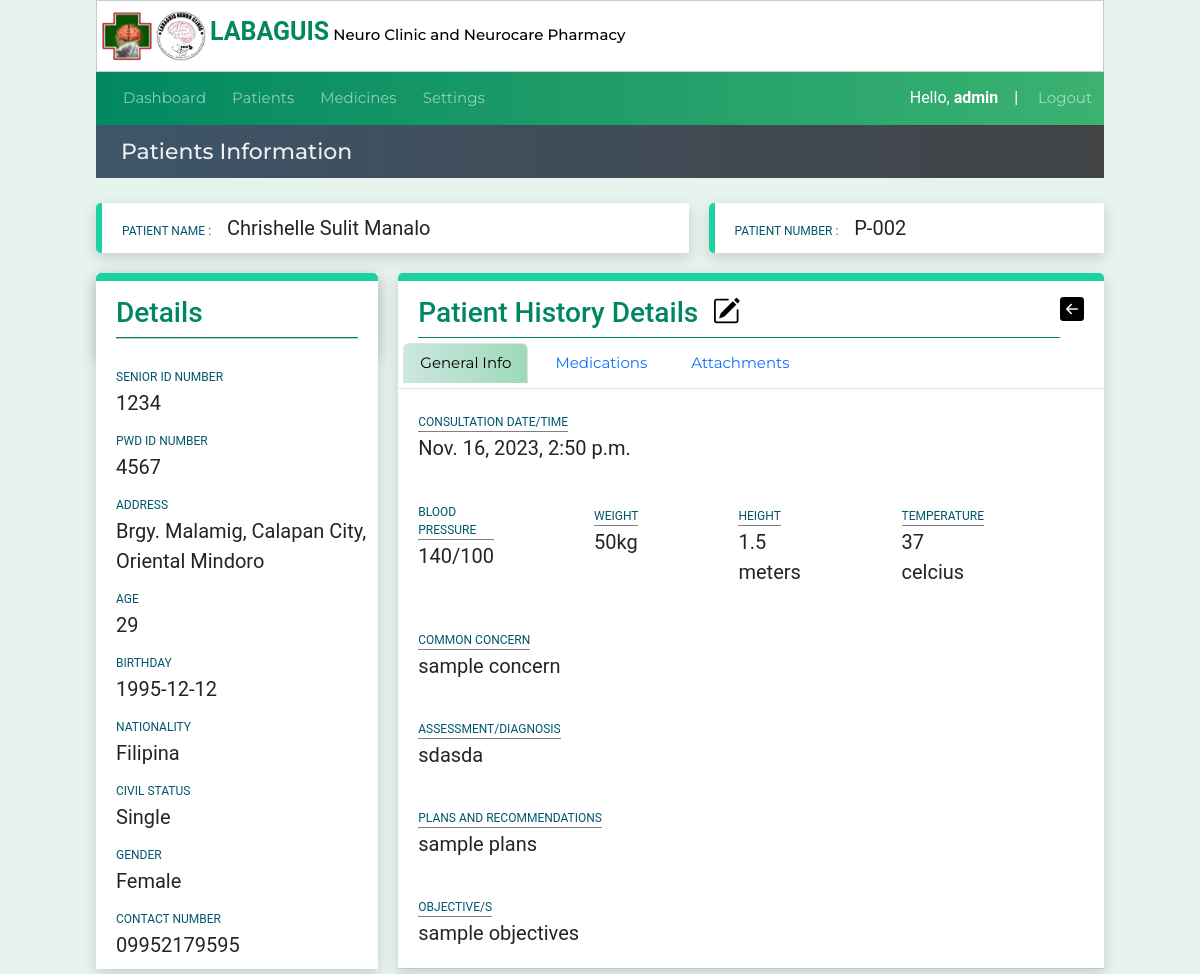
/patientinfo/27/patientmedinfo_geninfo/45 (signed in), run on an earlier commit of the app's database.
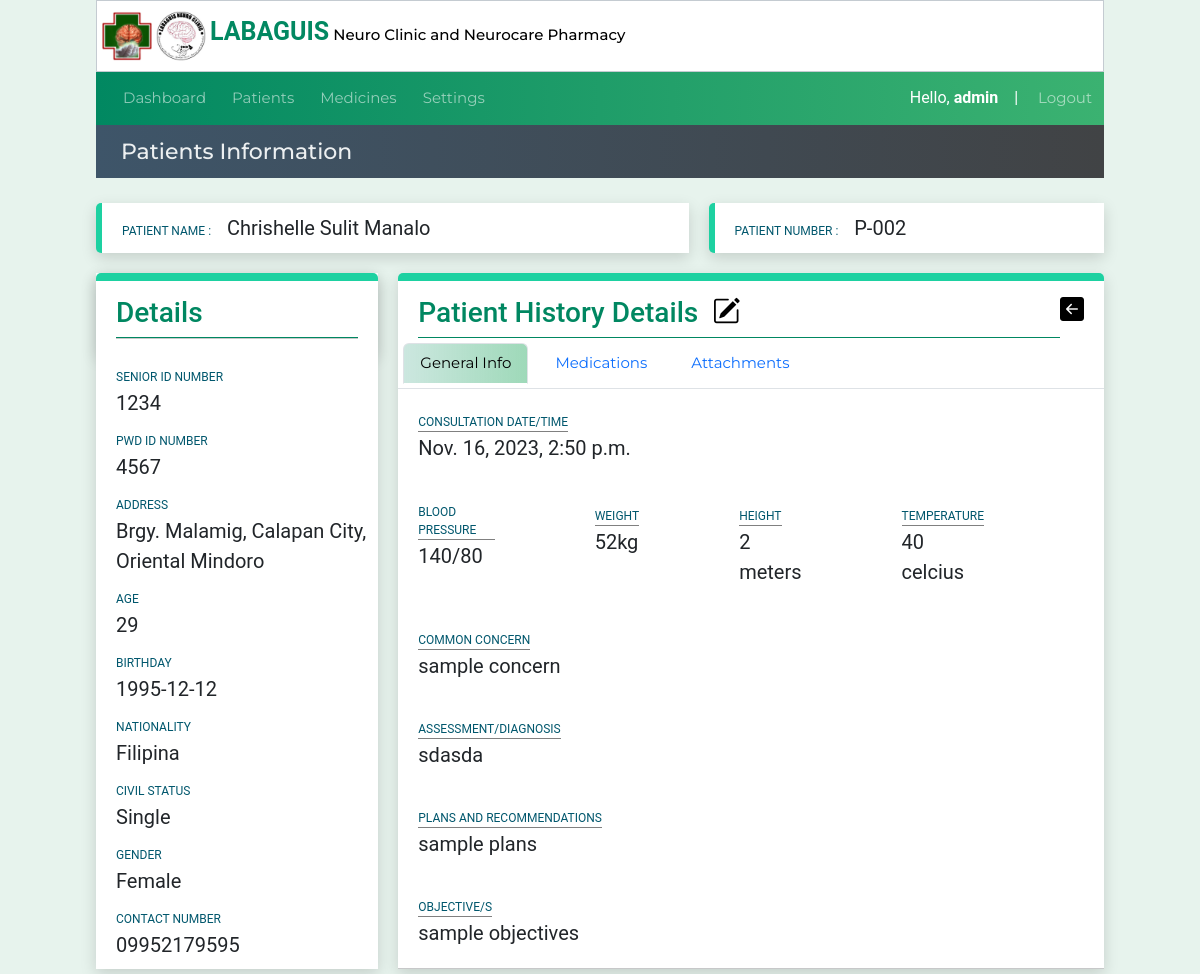
And on a later commit of the database.
### website/models.py (models this page shows)
class Patienthistory(models.Model):
    created_at = models.DateTimeField(auto_now_add=True,null=True, blank=True)
    consultCounter = models.CharField(max_length=50)
    patient_code=models.CharField(max_length=50)
    diagnosis = models.TextField(default="*under observation",max_length=500,null=True, blank=True)
    remarks = models.TextField(default="*under observation",max_length=500,null=True, blank=True)
    objectives = models.TextField(default="*under observation",max_length=500,null=True, blank=True)
    plans_recommendations = models.TextField(default="*under observation",max_length=500,null=True, blank=True)
    bp = models.CharField(max_length=50,null=True, blank=True)
    weight = models.CharField(max_length=50,null=True, blank=True)
    height = models.CharField(max_length=50,null=True, blank=True)
    bodytemp = models.CharField(max_length=50,null=True, blank=True)

### website/views.py (the view, shortened to what this page needs)
# urls.py: path('patientinfo/<int:pk>/patientmedinfo_geninfo/<int:pkHistory>',views.patientmedinfo_geninfo, name='patientmedinfo_geninfo'),
@login_required(login_url="loginuser")
def patientmedinfo_geninfo(request,pk,pkHistory,selectedmed=''):
    form =PatientsAttachmentsForm()
    context=patientinfoData(pk)
    patienthistory_Data= Patienthistory.objects.get(id=pkHistory)
    context['patient_history']= patienthistory_Data
    pCode= context['pCode']
    context['medicinedata'] =Medicinelist.objects.all()
    context['form']=form
    context['patient_history_attachments'] = PatientsAttachments.objects.filter(patient_code=pCode,consultCounter=patienthistory_Data.consultCounter)
    return render(request,'patientmedinfo-geninfo.html',context)

### website/views.py (called while the page is built)
def patientinfoData(pk):
    medicines_list = Medicinelist.objects.all()
    patient_record = Patient.objects.get(id=pk)
    medicationrecord = Prescription.objects.filter(patient_code=patient_record.patient_code)
    context = { 'medicationrecord': medicationrecord,
               'patient_record':patient_record,
               'medicines_list':medicines_list,
               'pCode':patient_record.patient_code,
               'pID':pk,
               }
    return context

### website/templates/patientmedinfo-geninfo.html (shortened to what this page needs)
{% extends 'patientinfo.html' %}
{% load custom_tags %}
{% load static %}
{% block btn-back %} <a href="{% url "patientinfo" pID%}">
    <h4 style="color:black;"><i class="bi bi-arrow-left-square-fill"></i></h4>
</a>{% endblock btn-back %}
{% block title %}
<div class="lbl-details ">
    <h3>Patient History Details &nbsp<a href="{% url "editmedicalhistory" pID patient_history.id  %}"><i
                class="bi iconcolor bi-pencil-square"></i></a></h3>
</div>
{% endblock title %}
{% block content1 %}
<ul class="nav nav-tabs">
    <li class="nav-item">
      <a class="nav-link active" aria-current="page" href="{% url "patientmedinfo_geninfo" pID patient_history.id %}">General Info</a>
    </li>
    <li class="nav-item">
      <a class="nav-link" href="{% url "patientmedinfo_medications" pID patient_history.id %}">Medications</a>
    </li>
    <li class="nav-item">
      <a class="nav-link" href="{% url "patientmedinfo_attachments" pID patient_history.id %}">Attachments</a>
    </li>
  </ul>
<div class="add_medicalhistorytable">
    <label class="lbl-pname5">CONSULTATION DATE/TIME</label><br />
    <label class="value-pname">{{patient_history.created_at}} </label>
</div>
<div class="add_medicalhistorytable_flex">
    <div class="history_item">
        <label class="lbl-pname5">BLOOD PRESSURE</label><br />
        <label class="value-pname">{{patient_history.bp}} </label><br />
    </div>
    <div class="history_item">
        <label class="lbl-pname5">WEIGHT</label><br />
        <label class="value-pname">{{patient_history.weight}} </label><br />
    </div>
    <div class="history_item">
        <label class="lbl-pname5">HEIGHT</label><br />
        <label class="value-pname">{{patient_history.height}} </label>
    </div>
    <div class="history_item">
        <label class="lbl-pname5">TEMPERATURE</label><br />
        <label class="value-pname">{{patient_history.bodytemp}} </label>
    </div>
</div>
<div class="add_medicalhistorytable">
    <label class="lbl-pname5">COMMON CONCERN</label><br />
    <label class="value-pname">{{patient_history.remarks}} </label>
</div>
<div class="add_medicalhistorytable">
    <label class="lbl-pname5">ASSESSMENT/DIAGNOSIS</label><br />
    <label class="value-pname">{{patient_history.diagnosis}} </label>
</div>
<div class="add_medicalhistorytable">
    <label class="lbl-pname5">PLANS AND RECOMMENDATIONS</label><br />
    <label class="value-pname">{{patient_history.plans_recommendations}} </label>
</div>
<div class="add_medicalhistorytable">
    <label class="lbl-pname5">OBJECTIVE/S</label><br />
    <label class="value-pname">{{patient_history.objectives}} </label>
</div>
<hr>
{% endblock content1 %}

What changed in the data, as far as the page shows it:
changed Patienthistory "sample concern": bp "140/100" → "140/80"; weight "50kg" → "52kg"; height "1.5 meters" → "2 meters"; bodytemp "37 celcius" → "40 celcius"
